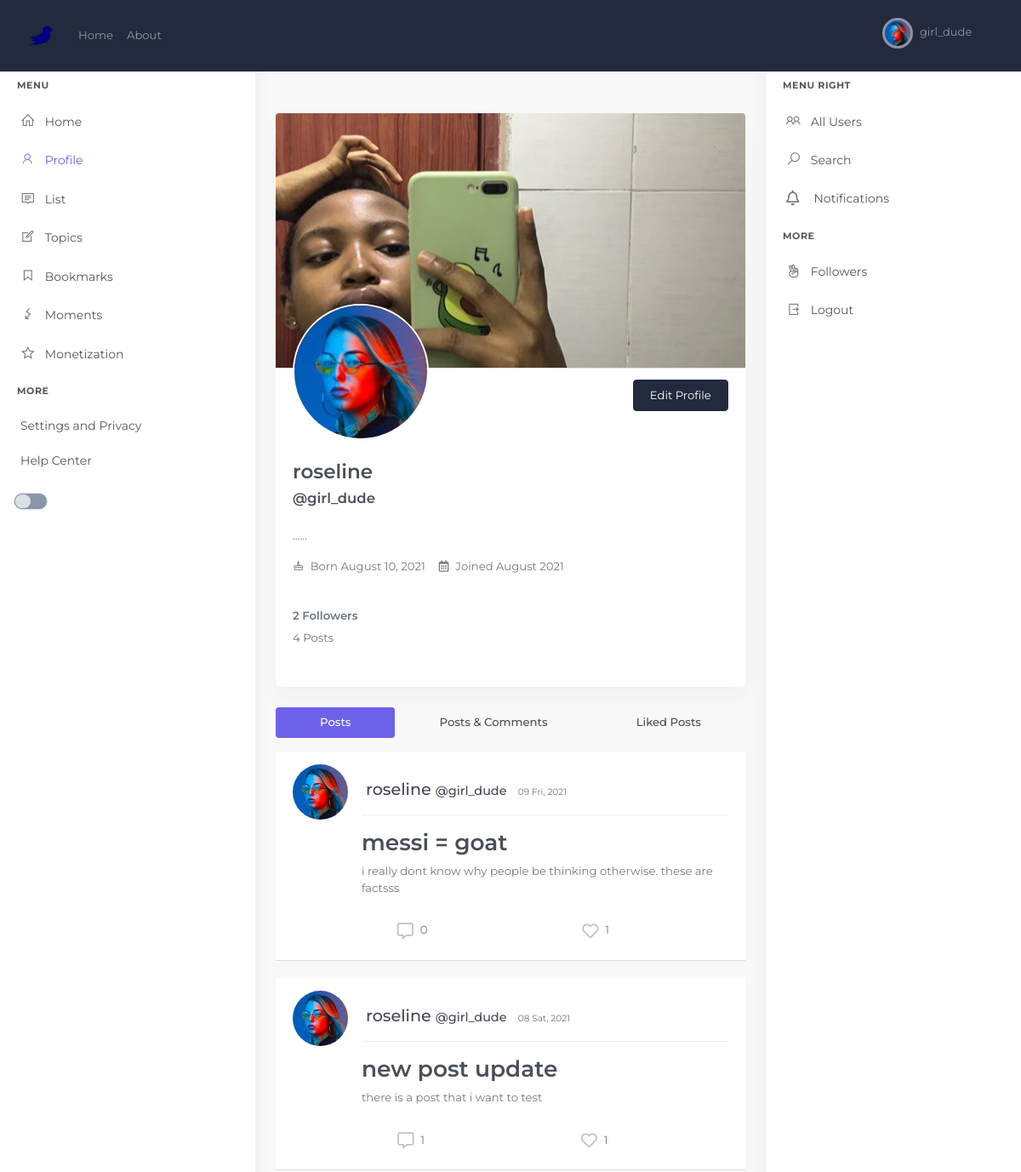
/profile/ (signed in, upper part), run on an earlier commit of the app's database.
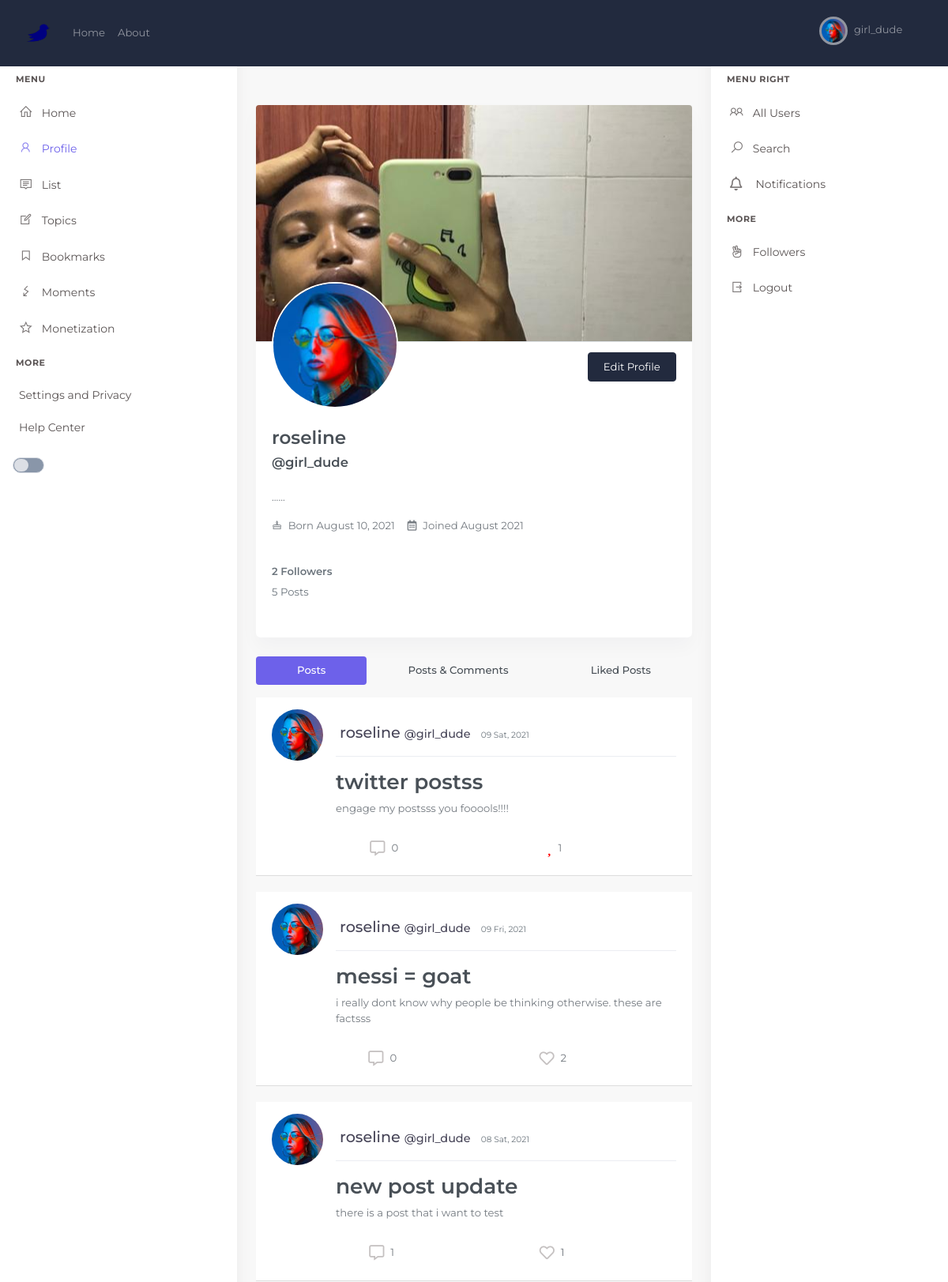
And on a later commit of the database.
### blog/models.py (models this page shows, shortened)
class Post(models.Model):
    title = models.CharField(max_length=100)
    content = models.TextField()
    date_posted = models.DateTimeField(default=timezone.now)
    author = models.ForeignKey(User, on_delete=models.CASCADE)
    liked = models.ManyToManyField(Profile, blank=True, related_name='likes')
    objects = models.Manager()
    def __str__(self):
        return self.title
    @property
    def number_of_comments(self):
        return Comment.objects.filter(post=self).count()
    @property
    def num_likes(self):
        return self.liked.all().count()

### users/models.py (models this page shows, shortened)
class Profile(models.Model):
    user = models.OneToOneField(User, on_delete=models.CASCADE)
    displayname = models.CharField('Name', default='', max_length=25, blank=True, null=True)
    slug = AutoSlugField(populate_from='user', null=True)
    bio = models.TextField(default='', blank=True, null=True)
    birthday = models.DateField('Birthday', blank=True, null=True)
    image = models.ImageField(default='default.png', upload_to='profile_pics', blank=True, null=True)
    coverimage = models.ImageField(default='default_cover.jpg', upload_to='cover_pics', blank=True, null=True)
    followers = models.ManyToManyField("Profile", blank=True)
    def get_absolute_url(self):
        return "/users/profile/{}".format(self.slug)

### users/views.py (the view)
# urls.py: path('profile/', user_views.profile, name='profile'),
@login_required
def profile(request):
    user_info = request.user
    p = request.user.profile
    user = p.user
    sent_follow_requests = FollowRequest.objects.filter(from_user=p.user)
    rec_follow_requests = FollowRequest.objects.filter(to_user=p.user)
    followers = p.followers.all()
    user_posts = Post.objects.filter(author=user).order_by('-date_posted')
    user_comments = Comment.objects.filter(author=user)
    print(like, "likee")
    user_liked_post = Post.objects.filter(liked=p).order_by('-date_posted')
    print(user_liked_post, "user_liked_post")
    post_count = Post.objects.filter(author=user).order_by('-date_posted').count()
    print(rec_follow_requests, "rec_follow_requests")
    posts=Post.objects.all()
    ctx={
        "posts":posts,
        'user_posts': user_posts,
        'user_comments': user_comments,
        'followers_list': followers,
        'sent_follow_requests': sent_follow_requests,
        'rec_follow_requests': rec_follow_requests,
        'post_count': post_count,
        'user_liked_post': user_liked_post,
        }
    return render(request, 'users/profile.html', ctx)

### users/templates/users/profile.html (shortened to what the changed rows need)
{% extends "blog/base.html" %}
{% load crispy_forms_tags %}
    {% block content %}
    <div class="main-content">
        <div class="page-content">
            <div class="container-fluid">
                <div class="row">
                    <div class="col-12">
                        <div class="card shadow-sm profile-header p-0">
                            <div class="card-body pb-5">
                                <div class="bio-text">
                                    <p class="fw-normal mb-">{{ user.profile.bio }}</p>
                                    <ul class="d-inline-flex list-unstyled">
                                        {% if user.profile.birthday %}
                                            <li>
                                            </li>
                                        {% else %}
                                            <li>
                                                <p class="fw-normal mb-4 mr-3">
                                                    <i class="la la-birthday-cake mr-1"></i><span>{{ user.username }} </span>add your Birthday!!
                                                </p>
                                            </li>
                                        {% endif %}
                                        <li>
                                        </li>
                                    </ul>
                                    <h6 class="text-muted">
                                        {{ user.profile.followers.count }}<a href="{% url 'follower_list' %}" ><span class="text-muted"> Follower{{ user.profile.followers.count|pluralize }}</span></a>
                                    </h6>
                                    <span class="text-muted">{{post_count}} <a href="{% url 'user-posts' user.username %}" class="text-muted">Post{{ post_count|pluralize }}</a></span>
                                </div>
                            </div>
                        </div>
                                <div class="kt-portlet__body">
                                    <div class="tab-content">
                                        <div class="tab-pane active" id="posts" role="tabpanel">
                                            {% if not user_posts %}
                                                <div class="text-center mx-auto" >
                                                    <h3 class="">No posts yet</h3>
                                                </div>
                                            {% else %}
                                                {% for user_posts in user_posts %}
                                                    <article class="media content-section kt-portlet ">
                                                            <img class="rounded-circle article-img" src="{{ user_posts.author.profile.image.url }}" />
                                                        <div class="media-body">
                                                            <div class=" kt-portlet__head d-flex justify-content-between align-items-center">
                                                                <div class="kt-portlet__head-label">
                                                                    <h3 class="kt-portlet__head-title align-items-center">
                                                                        {{ user_posts.author.profile.displayname }}
                                                                        <a class="mr-2" href=""><span>@</span>{{ user_posts.author }}</a>
                                                                        <small class="text-muted">{{ user_posts.date_posted|date:'m D, Y' }}</small>
                                                                    </h3>
                                                                </div>
                                                                <div class="dropdown float-right position-relative">
                                                                    <a href="#" class="dropdown-toggle h4 text-muted" data-toggle="dropdown"
                                                                        aria-expanded="false">
                                                                        <i class="fas fa-ellipsis-v"></i>
                                                                    </a>
                                                                </div>
                                                            </div>
                                                            <div class="mt-3">
                                                                <a href="{% url 'post-detail' user_posts.id %}">
                                                                    <h2 class="article-title">
                                                                    {{ user_posts.title|safe }}
                                                                    </h2>
                                                                    <p class="article-content">{{ user_posts.content|safe }}</p>
                                                                </a>
                                                                <div class="action-btns d-flex text-center justify-content-around align-items-center mx-auto" >
                                                                    <a class="d-flex align-items-center btn justify-content-around" href="/post/{{user_posts.id}}/#comment">
                                                                        <i class="far fa-comment-alt icons"></i><span class="ml-2">{{ user_posts.number_of_comments }}</span>
                                                                    </a>
                                                                    <button class="btn">
                                                                        <i class="fa fa-retweet icons"></i>
                                                                    </button class="btn">
                                        {% if user.is_authenticated %}
                                            {% if user_posts in user_liked_post %}
                                                <form action="{% url 'like_post' %}" method="POST" id="{{user_posts.id}}" class="like-form ">
                                                    <button type="submit" name="post_id" value="{{user_posts.id}}" class="btn d-flex align-items-center like-btn{{user_posts.id}}">
                                                        <i class="fa fa-heart icons like-btn{{user_posts.id}}" style="color: red;"></i><span class="ml-2 like-count{{user_posts.id}}">{{ user_posts.num_likes }}</span>
                                                    </button>
                                                </form>
                                            {% else %}
                                                <form action="{% url 'like_post' %}" method="POST" id="{{user_posts.id}}" class="like-form ">
                                                    <button type="submit" name="post_id" value="{{user_posts.id}}" class="btn d-flex align-items-center like-btn{{user_posts.id}}">
                                                        <i class="far fa-heart icons like-btn{{user_posts.id}}"></i><span class="ml-2 like-count{{user_posts.id}}">{{ user_posts.num_likes }}</span>
                                                    </button>
                                                </form>
                                            {% endif %}
                                        {% endif %}
                                                                    <button class="btn" id="{{user_posts.id}}" data-toggle="modal" data-target="#sharemodal-{{user_posts.id}}">
                                                                        <i class="fas fa-share-alt icons "></i>
                                                                    </button>
                                                                </div>
                                                            </div>
                                                        </div>
                                                    </article>
                                                {% endfor %}
                                            {% endif %}
                                        </div>
                                    </div>
                                </div>
                   </div>
                </div>
            </div>
        </div>
    </div>
   {% endblock content %}

What changed in the data, as far as the page shows it:
added Post: author.profile.image (picture), author.profile.displayname "roseline", author "girl_dude", date_posted "09 Sat, 2021", title "twitter postss", content "engage my postsss you fooools!!!!", number_of_comments "0", num_likes "1"
computed for Post "messi = goat": num_likes "1" → "2"
Also different on the page:
{{ post_count }}: "4" → "5"
